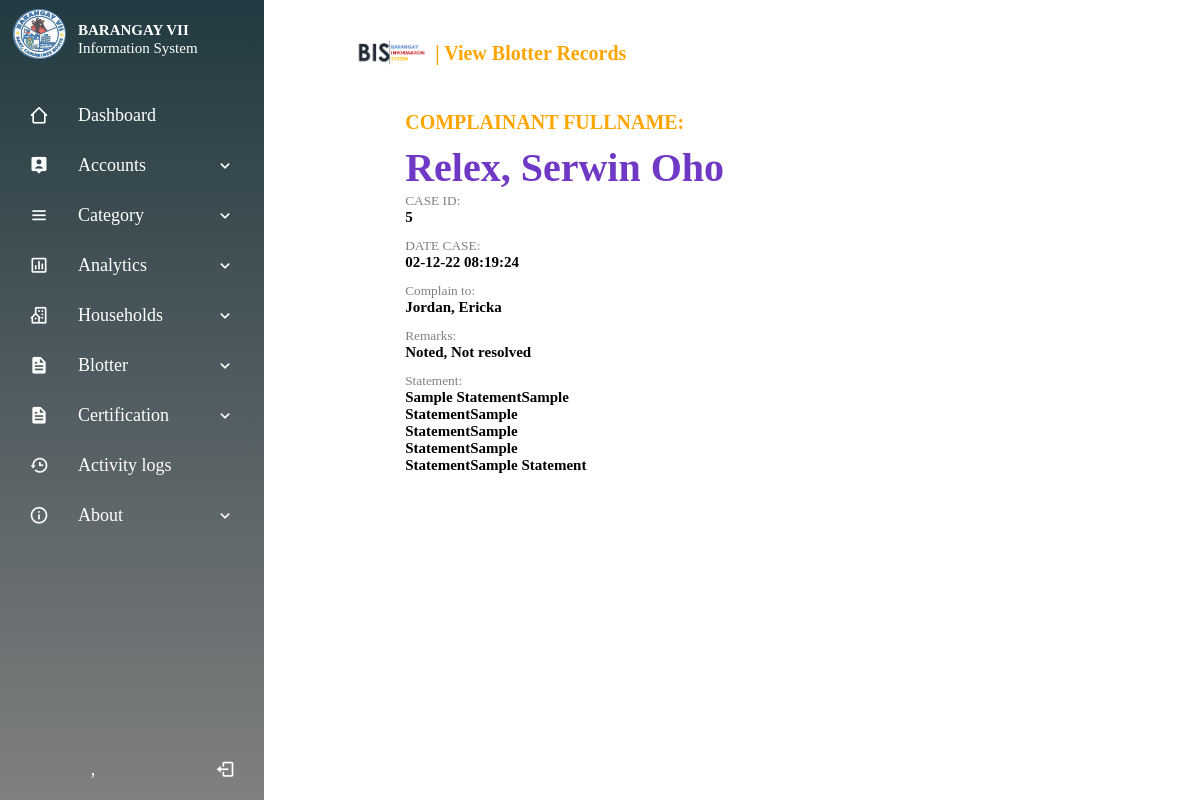
Screenshot of /viewblotter.php?id=5 with the database file from the repository.
### tables this page shows
CREATE TABLE `blotter` (
  `id` int(10) NOT NULL,
  `complainant` varchar(50) NOT NULL,
  `complainto` varchar(50) NOT NULL,
  `statement` varchar(9000) NOT NULL,
  `remarks` varchar(50) NOT NULL,
  `date` varchar(50) NOT NULL
);

### viewblotter.php (the view, shortened to what this page needs)
<!DOCTYPE html>
<html lang="en">
<head>
    <link rel="stylesheet" href="css/viewuser.css">
    <link rel="stylesheet" href="css/allmaster.css">
    <link rel="stylesheet" href="css/font.css">
</head>
<?php
    require('configOne.php');
        $id=$_REQUEST['id'];
        $query = "SELECT * from blotter where id='".$id."'";
        $result = mysqli_query($conn, $query) or die ($mysqli_error());
        $row = mysqli_fetch_assoc($result);
?>
<body>
    <?php include 'navigation.php' ?>
    <section class="home-section">
    <div class="container">
        <div class="navbar">
            <img src="css/images/SystemLogo.png" class="logo"> <h3> | View Blotter Records</h3>
        </div>
        <div class="row">
            <div class="col-1">
                <h3>COMPLAINANT FULLNAME:</h3>
                <h2><?php echo $row['complainant']; ?></h2>
                <small>CASE ID:</small>
                <h4><?php echo $row['id']; ?></h4>
                <small>DATE CASE:</small>
                <h4><?php echo $row['date']; ?></h4>
                <small>Complain to:</small>
                <h4><?php echo $row['complainto']; ?></h4>
                <small>Remarks:</small>
                <h4><?php echo $row['remarks']; ?></h4>
                <small>Statement:</small><br>
                <div class="statement">
                    <h4><?php echo $row['statement']; ?></h4>
                </div>
            </div>
        </div>
    </div>
    </section>
</body>
</html>

### css/viewuser.css (style rules this page uses)
body { margin: 0; padding: 0; font-family: outfit; box-sizing: border-box; }
.container { width: 100%; min-height: 100vh; padding-left: 8%; padding-right: 8%; box-sizing: border-box; overflow:hidden; }
.navbar { width: 100%; display: flex; align-items: center; }
.navbar h3 { font-size: 20px; font-weight: bold; color:orange; margin: 10px 0 5px; text-transform: capitalize; text-align: left; margin-bottom: 15px; }
.logo { width: 100px; cursor: pointer; margin: 30px 0; }
.row { display: flex; justify-content: space-between; align-items: center; }
.col-1 { flex-basis: 80%; position: relative; margin-right: none; margin-left: 70px; }
.col-1 small { color: grey; }
.col-1 h2 { font-size: 40px; color: #6F38C5; text-transform: capitalize; }
.col-1 h3 { font-size: 20px; color:orange; font-weight: bold; margin: 0px 0 10px; text-transform: uppercase; }
.col-1 h4 { margin: 0 0 10px 0px; font-size: 15px; }
.col-1 .statement { position: relative; width: 200px !important; height: 100%; }
.col-1::after { content: ''; width: 10px; height: 57%; background: linear-gradient( orange, grey); border-radius: 6px; position: absolute; left: -40px; top: 25px; visibility:hidden; }

### css/allmaster.css (style rules this page uses)
.container { animation: transitionIn 0.85s; }

### css/cssNav/style.css (style rules this page uses)
* { margin: 0; padding: 0; box-sizing: border-box; font-family: Outfit; }
.home-section { position: relative; height: 100vh; left: 260px; width: calc(100% - 260px); transition: all 0.5s ease; }

### rows the page displays
blotter: complainant "Relex, Serwin Oho", id "5", date "02-12-22 08:19:24", complainto "Jordan, Ericka", remarks "Noted, Not resolved", statement "Sample StatementSample StatementSample StatementSample StatementSample StatementSample Statement"
